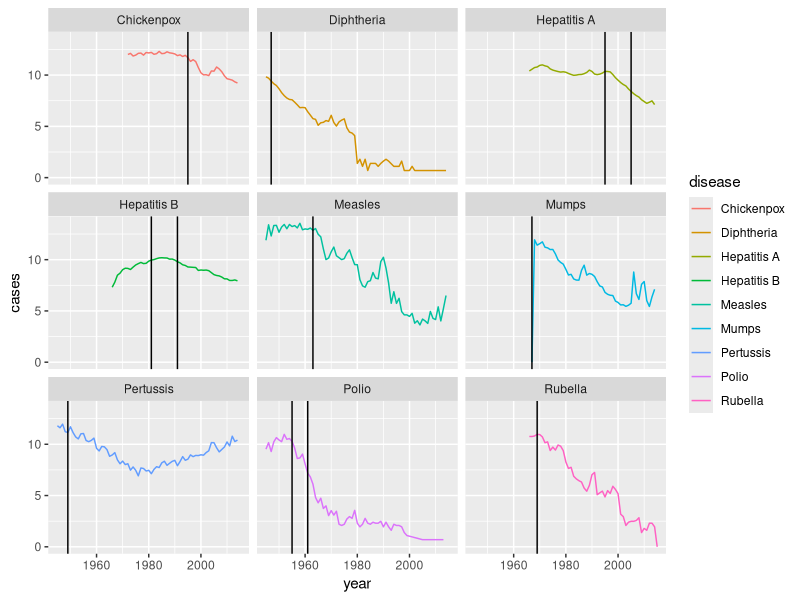
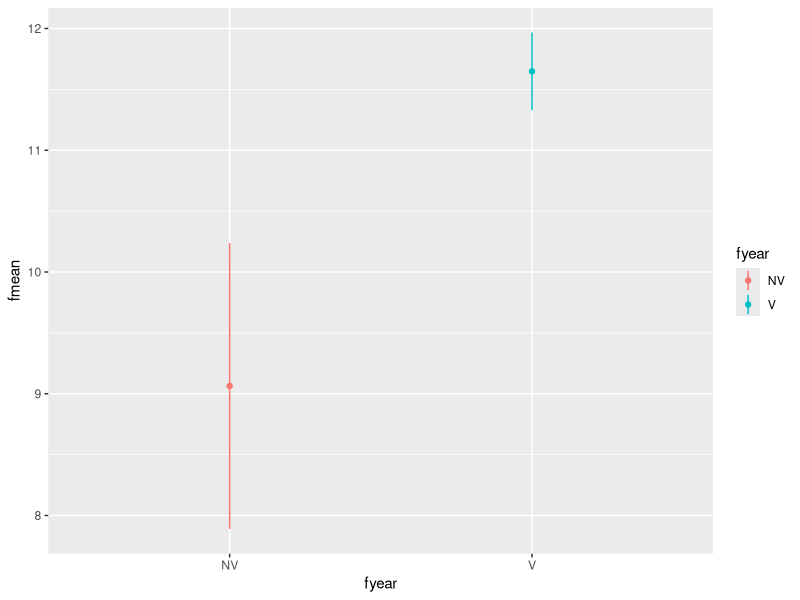

The R script that drew these images, in order:
## ---- chunk 1
knitr::opts_chunk$set(echo = TRUE)
## ---- chunk 2
library(readr)
library(ggplot2)
library(tidyverse)
aa<-read.csv('vaccine_data_online.csv')
bb<-(aa %>% mutate(cases =log(cases+1))
     %>% mutate(vaccine=if_else(vaccine==FALSE,FALSE,TRUE)) )
cc<- (bb %>% filter(vaccine==TRUE))
gg0<-ggplot(bb,aes(x=year,y=cases,colour=disease))
gg1<-gg0+geom_line()+facet_wrap(~disease)+geom_vline(data=cc,aes(xintercept = year))
gg1
## ---- chunk 3
dd<-bb %>% filter(disease=='Pertussis') %>% mutate(fyear=if_else(year<1949,'V','NV'))
#dd
#dd$fyear
###
(dd
  %>% group_by(fyear)
  %>% summarise(fmean=mean(cases),
                se=sd(cases)))->ee
#ee
(ggplot(ee,aes(fyear,fmean,colour=fyear))+geom_point()   +geom_linerange(aes(ymin=fmean-se,ymax=fmean+se)))

